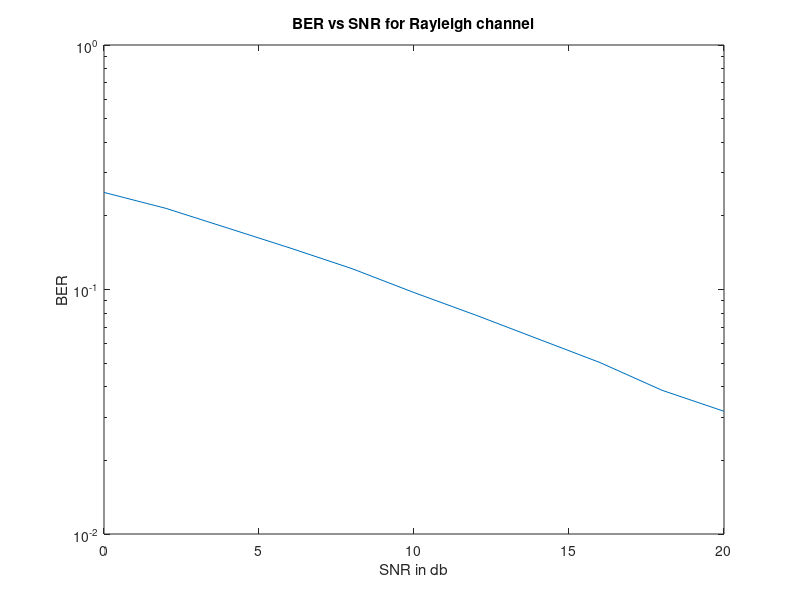

The MATLAB source for this figure:
clear all;
clc;
N = 10^5; %no. of bits to be transferred
SNR_db = 0:2:20;
error = zeros(1, length(SNR_db));
message_bit = rand(1, N); %message
for i = 1:length(message_bit)
if message_bit(i) >= 0.5
x_message(i) = 1;
end
if message_bit(i) < 0.5
x_message(i) = 0;
end
end
% BPSK modulation
for i = 1: length(x_message)
if x_message(i) == 0
x(i) = -1;
end
if x_message(i) == 1
x(i) = 1;
end
end
n = sqrt(1/2) * (randn(1, N) + i*randn(1, N));
% signal transmission
for s = 1:length(SNR_db)
P = 10^(SNR_db(s)/10);
H = sqrt(1/2) * (randn(1, N) + i*randn(1, N));
Y = sqrt(P)*x.*H + n;
Y_hat = Y./H;
for i = 1:N
if real(Y_hat(i)) > 0
x_hat(i) = 1;
end
if real(Y_hat(i)) < 0
x_hat(i) = 0;
end
if x_hat(i) ~= x_message(i)
error(s) = error(s) + 1;
end
end
end
ber = error./N;
semilogy(SNR_db, ber);
xlabel('SNR in db');
ylabel('BER')
title('BER vs SNR for Rayleigh channel');